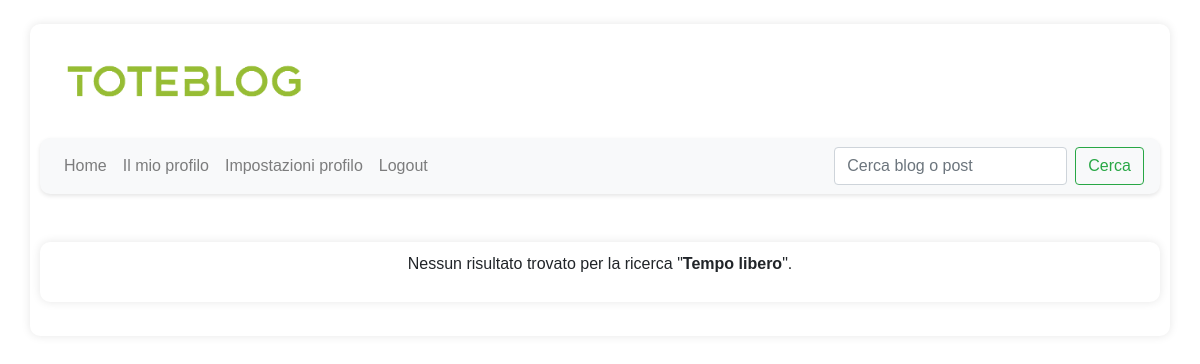
The page /pubblico/search.php?categoria=Tempo libero on the database as committed earlier.
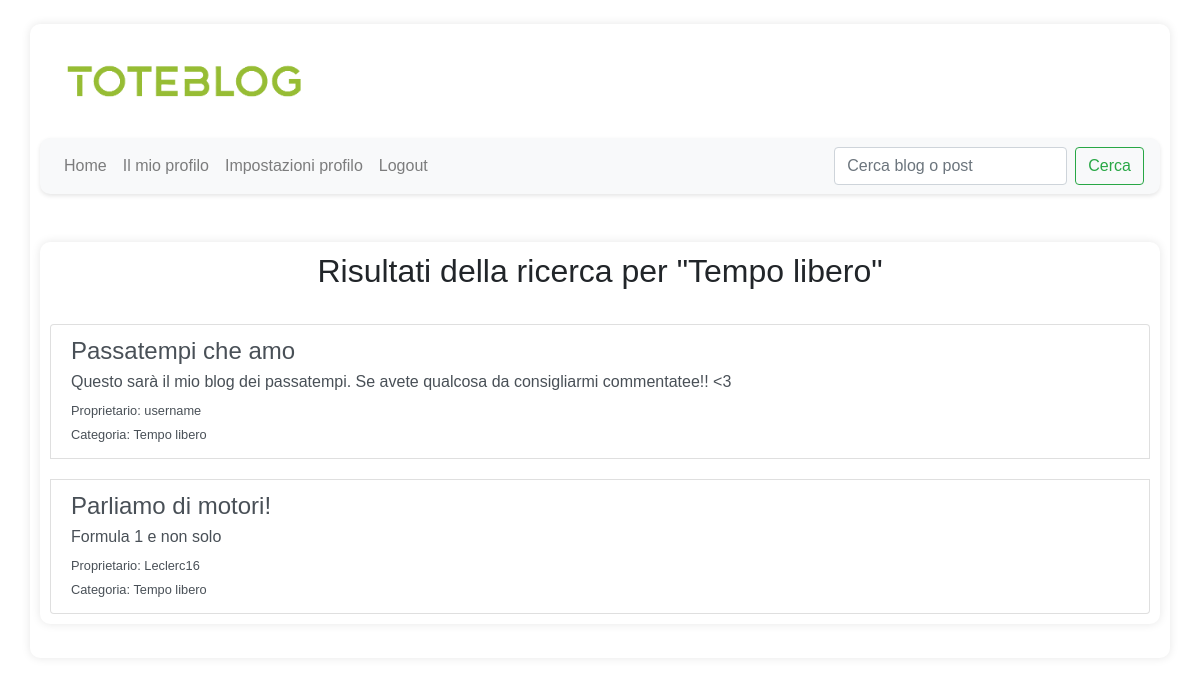
The same page on the database as committed later.
### tables this page shows
CREATE TABLE `blog` (
  `id_blog` int(10) NOT NULL,
  `data_blog` datetime NOT NULL,
  `titolo_blog` varchar(50) NOT NULL,
  `descrizione` text DEFAULT NULL,
  `img_logo` varchar(50) NOT NULL DEFAULT 'default.png',
  `id_categoria` int(10) NOT NULL,
  `id_proprietario` int(10) NOT NULL,
  `followers_count` int(10) NOT NULL
);

CREATE TABLE `utente` (
  `id_utente` int(10) NOT NULL,
  `username` varchar(20) NOT NULL,
  `email` varchar(50) NOT NULL,
  `pw` varchar(40) NOT NULL,
  `img_profilo` varchar(100) NOT NULL DEFAULT 'default.png',
  `nome` varchar(20) NOT NULL,
  `cognome` varchar(20) NOT NULL,
  `genere` varchar(10) NOT NULL,
  `data_nascita` date NOT NULL,
  `bio` varchar(300) DEFAULT NULL,
  `numero_telefono` varchar(10) DEFAULT NULL,
  `premium` tinyint(1) NOT NULL DEFAULT 0
);

CREATE TABLE `categoria` (
  `id_categoria` int(20) NOT NULL,
  `nome_categoria` varchar(20) NOT NULL
);

### pubblico/search.php (the view, shortened to what this page needs)
<?php
require_once '../configurazione/conn.php';
$blogResult = null;
$postResult = null;
$searchQuery = '';
if (isset($_GET['query'])) {
    $searchQuery = trim($_GET['query']);
    if (!empty($searchQuery)) {
        $blogQuery = "SELECT b.id_blog, b.titolo_blog, b.descrizione, u.username, c.nome_categoria
                      FROM blog b
                      JOIN utente u ON b.id_proprietario = u.id_utente
                      JOIN categoria c ON b.id_categoria = c.id_categoria
                      WHERE b.titolo_blog LIKE '%$searchQuery%'
                      OR b.descrizione LIKE '%$searchQuery%'
                      OR u.username LIKE '%$searchQuery%'
                      OR c.nome_categoria LIKE '%$searchQuery%'";
        $blogResult = $conn->query($blogQuery);
        $postQuery = "SELECT p.id_post, p.titolo_post, p.descrizione_post, u.username, b.titolo_blog, p.id_blog
                      FROM post p
                      JOIN utente u ON p.id_autore = u.id_utente
                      JOIN blog b ON p.id_blog = b.id_blog
                      WHERE p.titolo_post LIKE '%$searchQuery%'
                      OR p.descrizione_post LIKE '%$searchQuery%'
                      OR u.username LIKE '%$searchQuery%'
                      OR b.titolo_blog LIKE '%$searchQuery%'";
        $postResult = $conn->query($postQuery);
    }
} elseif (isset($_GET['categoria'])) {
    $categoria = $_GET['categoria'];
    $blogQuery = "SELECT b.id_blog, b.titolo_blog, b.descrizione, u.username, c.nome_categoria
                  FROM blog b
                  JOIN utente u ON b.id_proprietario = u.id_utente
                  JOIN categoria c ON b.id_categoria = c.id_categoria
                  WHERE c.nome_categoria = '$categoria'";
    $blogResult = $conn->query($blogQuery);
    $searchQuery = $categoria;
}
?>
<!DOCTYPE html>
<html lang="it">
<head>
    <link rel="stylesheet" href="https://stackpath.bootstrapcdn.com/bootstrap/4.3.1/css/bootstrap.min.css">
    <link rel="stylesheet" href="https://cdnjs.cloudflare.com/ajax/libs/font-awesome/5.15.3/css/all.min.css">
    <link rel="stylesheet" href="../risorse/stile.css">
</head>
<body>
    <div class="container mt-4">
    <h1>
            <img src="../blog_logo/logo.png" alt="Logo ToteBlog" style="max-width: 25%; height: auto;">
        </h1>
        <nav class="navbar navbar-expand-lg navbar-light bg-light mb-4">
            <div class="collapse navbar-collapse" id="navbarNav">
                <ul class="navbar-nav mr-auto">
                    <li class="nav-item"><a class="nav-link" href="../pubblico/home.php">Home</a></li>
                    <li class="nav-item"><a class="nav-link" href="../pubblico/my_profile.php">Il mio profilo</a></li>
                    <li class="nav-item"><a class="nav-link" href="../pubblico/account_settings.php">Impostazioni profilo</a></li>
                    <li class="nav-item"><a class="nav-link" href="../pubblico/logout.php">Logout</a></li>
                </ul>
                <div class="d-flex align-items-right">
                    <form class="form-inline my-2 my-lg-0" action="search.php" method="GET">
                        <input class="form-control mr-sm-2" type="text" name="query" placeholder="Cerca blog o post">
                        <button class="btn btn-outline-success my-2 my-sm-0" type="submit">Cerca</button>
                    </form>
                </div>
            </div>
        </nav>
    <main class="py-4">
        <div class="container">
            <?php if (!empty($searchQuery) && isset($blogResult) && $blogResult->num_rows > 0): ?>
                <section>
                    <h2 class="text-center mb-4">Risultati della ricerca per "<?php echo htmlspecialchars($searchQuery); ?>"</h2>
                    <div class="list-group">
                        <?php while ($row = $blogResult->fetch_assoc()): ?>
                            <a href="../pubblico/view_blog.php?id_blog=<?php echo $row['id_blog']; ?>" class="list-group-item list-group-item-action">
                                <h4 class="mb-1"><?php echo htmlspecialchars($row['titolo_blog']); ?></h4>
                                <p class="mb-1"><?php echo htmlspecialchars($row['descrizione']); ?></p>
                                <small>Proprietario: <?php echo htmlspecialchars($row['username']); ?></small><br>
                                <small>Categoria: <?php echo htmlspecialchars($row['nome_categoria']); ?></small>
                            </a>
                        <?php endwhile; ?>
                    </div>
                </section>
            <?php endif; ?>
            <?php if (empty($searchQuery) || ((!isset($blogResult) || $blogResult->num_rows === 0) && (!isset($postResult) || $postResult->num_rows === 0))): ?>
                <section>
                    <p class="text-center">Nessun risultato trovato per la ricerca "<strong><?php echo htmlspecialchars($searchQuery); ?></strong>".</p>
                </section>
            <?php endif; ?>
        </div>
    </main>
</body>
</html>

### risorse/stile.css (style rules this page uses)
.container { background-color: #fff; padding: 10px; border-radius: 10px; box-shadow: 0 0 10px rgba(0, 0, 0, 0.1); }
body { font-family: Arial, sans-serif; margin: 20px; }
.navbar { border-radius: 10px; box-shadow: 0 2px 4px rgba(0, 0, 0, 0.1); }
.list-group-item { margin-top: 10px; margin-bottom: 10px; }

Rows that differ between the two databases and show on the page:
added blog: titolo_blog "Passatempi che amo", descrizione "Questo sarà il mio blog dei passatempi. Se avete qualcosa da consigliarmi commentatee!! <3", id_proprietario.username "username", id_categoria.nome_categoria "Tempo libero"
added blog: titolo_blog "Parliamo di motori!", descrizione "Formula 1 e non solo", id_proprietario.username "Leclerc16", id_categoria.nome_categoria "Tempo libero"
Other text that changed with them:
$searchQuery: (not shown) → "Tempo libero"
$searchQuery: "Tempo libero" → (not shown)
text no longer shown: "Nessun risultato trovato per la ricerca \" \"."
text now shown: "Risultati della ricerca per \" \""
